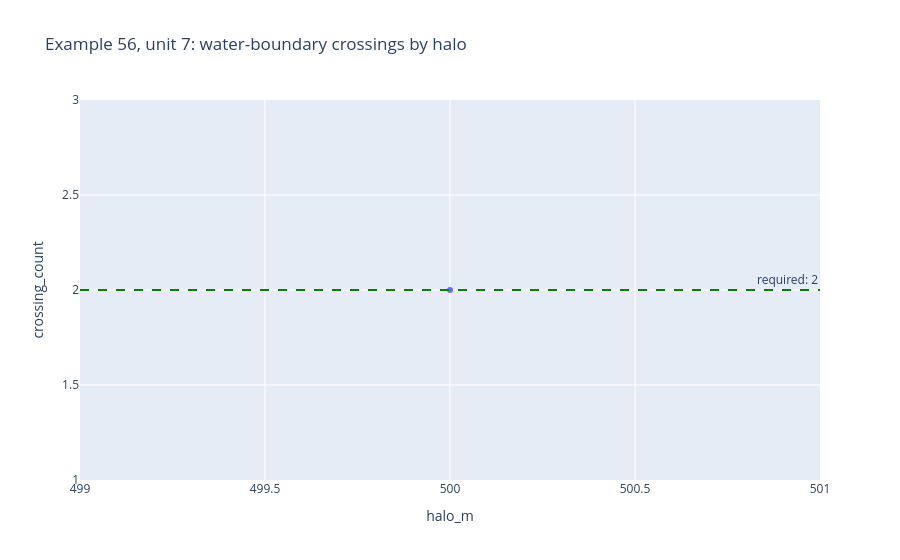
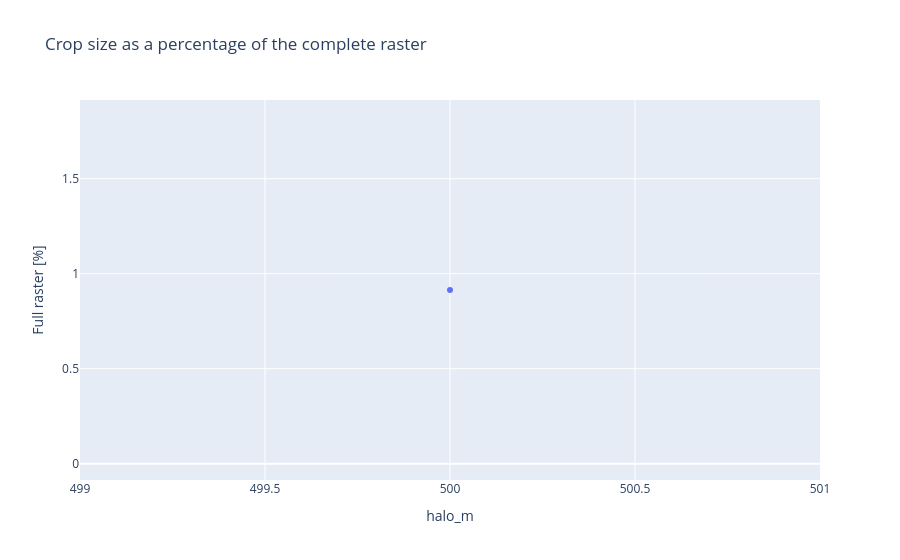

These figures' notebook cell, in order:
### Code cell
fig = px.line(
    attempt_df, x='halo_m', y='crossing_count', markers=True,
    hover_data=['attempt_index', 'full_raster_fraction_pct', 'bank_pairs', 'reason_codes'],
    title=f'Example {EXAMPLE_ID}, unit {UNIT_ID}: water-boundary crossings by halo',
)
fig.add_hline(y=2, line_dash='dash', line_color='green', annotation_text='required: 2')
fig.show()

px.line(
    attempt_df, x='halo_m', y='full_raster_fraction_pct', markers=True,
    hover_data=['attempt_index', 'crossing_count', 'reason_codes'],
    title='Crop size as a percentage of the complete raster',
    labels={'full_raster_fraction_pct': 'Full raster [%]'},
).show()

### Figure 1 — Plotly figure (JSON) as saved in the notebook; plotly's stock layout.template omitted (floating-point values rounded to 4 significant figures)
{"data": [{"customdata": [[0, 0.9143, [[2, 3], [2, 3]], ""]], "hovertemplate": "halo_m=%{x}<br>crossing_count=%{y}<br>attempt_index=%{customdata[0]}<br>full_raster_fraction_pct=%{customdata[1]}<br>bank_pairs=%{customdata[2]}<br>reason_codes=%{customdata[3]}<extra></extra>", "legendgroup": "", "line": {"color": "#636efa", "dash": "solid"}, "marker": {"symbol": "circle"}, "mode": "lines+markers", "name": "", "orientation": "v", "showlegend": false, "type": "scatter", "x": [500.0], "xaxis": "x", "y": [2], "yaxis": "y"}], "layout": {"annotations": [{"showarrow": false, "text": "required: 2", "x": 1, "xanchor": "right", "xref": "x domain", "y": 2, "yanchor": "bottom", "yref": "y"}], "legend": {"tracegroupgap": 0}, "shapes": [{"line": {"color": "green", "dash": "dash"}, "type": "line", "x0": 0, "x1": 1, "xref": "x domain", "y0": 2, "y1": 2, "yref": "y"}], "title": {"text": "Example 56, unit 7: water-boundary crossings by halo"}, "xaxis": {"anchor": "y", "domain": [0, 1], "title": {"text": "halo_m"}}, "yaxis": {"anchor": "x", "domain": [0, 1], "title": {"text": "crossing_count"}}}}

### Figure 2 — Plotly figure (JSON) as saved in the notebook; plotly's stock layout.template omitted (floating-point values rounded to 4 significant figures)
{"data": [{"customdata": [[0, 2, ""]], "hovertemplate": "halo_m=%{x}<br>Full raster [%]=%{y}<br>attempt_index=%{customdata[0]}<br>crossing_count=%{customdata[1]}<br>reason_codes=%{customdata[2]}<extra></extra>", "legendgroup": "", "line": {"color": "#636efa", "dash": "solid"}, "marker": {"symbol": "circle"}, "mode": "lines+markers", "name": "", "orientation": "v", "showlegend": false, "type": "scatter", "x": [500.0], "xaxis": "x", "y": [0.9143], "yaxis": "y"}], "layout": {"legend": {"tracegroupgap": 0}, "title": {"text": "Crop size as a percentage of the complete raster"}, "xaxis": {"anchor": "y", "domain": [0, 1], "title": {"text": "halo_m"}}, "yaxis": {"anchor": "x", "domain": [0, 1], "title": {"text": "Full raster [%]"}}}}
